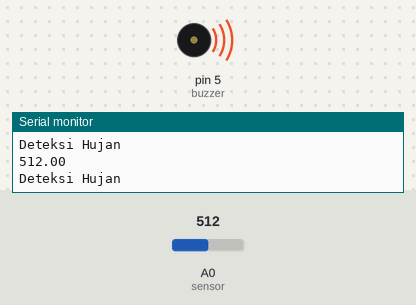
Simulated run of this sketch. Board: Arduino Uno, built with avr-gcc and run on an emulated ATmega328P. Shown: buzzer (waves = sounding, pin HIGH), the last lines printed to the serial monitor. Inputs (shaded band) come from the test bench; at power-on: A0 (sensor) = 512.

Above: at 1.2 s.
1.3 s: A0 (sensor) set to 982
2.8 s: A0 (sensor) set to 1017
At 3.1 s:
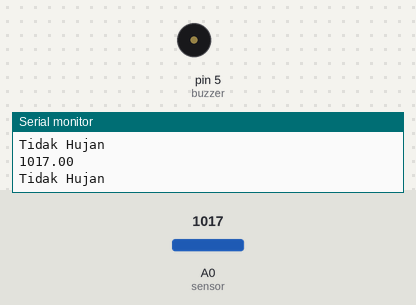
4.3 s: A0 (sensor) set to 990
At 5.6 s:
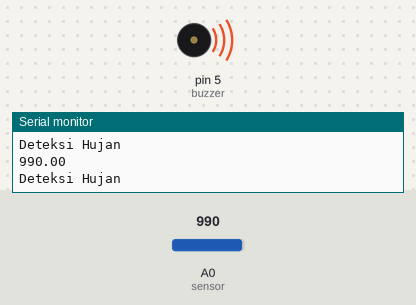
5.9 s: A0 (sensor) set to 1010
At 7.2 s:
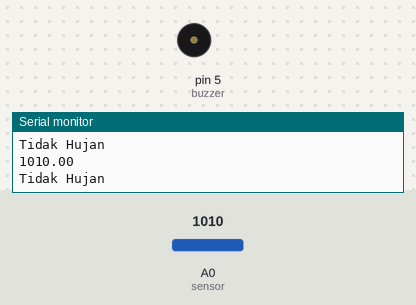
Timing chart, 0 to 8.5 s (numbered marks = the images above; inputs shaded):
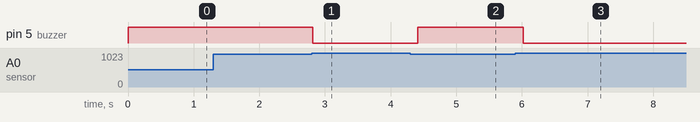

Measured:
- the behaviour switches between 999 and 1000 on A0 (sensor) (found by bisection; images 0 and 1)
- after the input at 2.8 s, pin 5 (buzzer): HIGH → LOW at once
- after the input at 4.3 s, pin 5 (buzzer): LOW → HIGH after 0.12 s
- after the input at 5.9 s, pin 5 (buzzer): HIGH → LOW after 0.12 s

The sketch:

DeteksiHujan.ino
```cpp
#define sensor A0
#define buzzer 5

void setup() {
  // put your setup code here, to run once:
  Serial.begin(115200);
  pinMode(sensor, INPUT);
  pinMode(buzzer, OUTPUT);

}

void loop() {
  // put your main code here, to run repeatedly:
  float data = analogRead(sensor);
  Serial.println(data);

  if (data < 1000) {
    Serial.println("Deteksi Hujan");
    digitalWrite(buzzer, HIGH);
  } else {
    Serial.println("Tidak Hujan");
    digitalWrite(buzzer, LOW);
  }
  delay(200);
}

/*
 * Sensor Hujan
 * VCC to 3V
 * GND to GND/G
 * A0 to pin A0
 */
```
